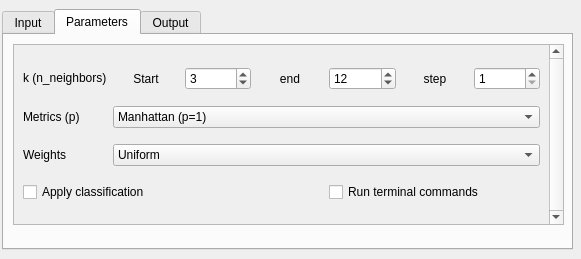
<?xml version="1.0" encoding="UTF-8"?>
<ui version="4.0">
 <class>Dialog</class>
 <widget class="QDialog" name="Dialog">
  <property name="enabled">
   <bool>true</bool>
  </property>
  <property name="geometry">
   <rect>
    <x>0</x>
    <y>0</y>
    <width>581</width>
    <height>259</height>
   </rect>
  </property>
  <property name="sizePolicy">
   <sizepolicy hsizetype="Fixed" vsizetype="Fixed">
    <horstretch>0</horstretch>
    <verstretch>0</verstretch>
   </sizepolicy>
  </property>
  <property name="maximumSize">
   <size>
    <width>581</width>
    <height>259</height>
   </size>
  </property>
  <property name="windowTitle">
   <string>Random Forest Classification</string>
  </property>
  <property name="sizeGripEnabled">
   <bool>false</bool>
  </property>
  <widget class="QTabWidget" name="tabWidget">
   <property name="geometry">
    <rect>
     <x>2</x>
     <y>9</y>
     <width>571</width>
     <height>241</height>
    </rect>
   </property>
   <property name="currentIndex">
    <number>1</number>
   </property>
   <widget class="QWidget" name="tabInput">
    <attribute name="title">
     <string>Input</string>
    </attribute>
    <widget class="QWidget" name="layoutWidget">
     <property name="geometry">
      <rect>
       <x>10</x>
       <y>10</y>
       <width>551</width>
       <height>191</height>
      </rect>
     </property>
     <layout class="QGridLayout" name="gridLayout">
      <item row="0" column="0">
       <widget class="QLabel" name="labelTrain">
        <property name="text">
         <string>Training samples (Points)</string>
        </property>
       </widget>
      </item>
      <item row="9" column="0">
       <widget class="QLineEdit" name="lineEditDataSetPath"/>
      </item>
      <item row="6" column="0">
       <widget class="QLabel" name="labelVal">
        <property name="text">
         <string>Validation samples (Points)</string>
        </property>
       </widget>
      </item>
      <item row="7" column="0">
       <widget class="QComboBox" name="comboBoxVal"/>
      </item>
      <item row="9" column="1">
       <widget class="QPushButton" name="buttonDataSetPath">
        <property name="text">
         <string>...</string>
        </property>
       </widget>
      </item>
      <item row="8" column="0">
       <widget class="QLabel" name="labelDataSet">
        <property name="text">
         <string>Data set path </string>
        </property>
       </widget>
      </item>
      <item row="3" column="1">
       <widget class="QComboBox" name="comboBoxClassTrain"/>
      </item>
      <item row="3" column="0">
       <widget class="QComboBox" name="comboBoxTrain"/>
      </item>
      <item row="0" column="1">
       <widget class="QLabel" name="labelClassTrain">
        <property name="text">
         <string>Class field - Training</string>
        </property>
       </widget>
      </item>
      <item row="7" column="1">
       <widget class="QComboBox" name="comboBoxClassVal"/>
      </item>
      <item row="6" column="1">
       <widget class="QLabel" name="labelClassVal">
        <property name="text">
         <string> Class field - Validation </string>
        </property>
       </widget>
      </item>
     </layout>
    </widget>
   </widget>
   <widget class="QWidget" name="tabParameters">
    <attribute name="title">
     <string>Parameters</string>
    </attribute>
    <widget class="QScrollArea" name="scrollArea">
     <property name="geometry">
      <rect>
       <x>9</x>
       <y>9</y>
       <width>551</width>
       <height>181</height>
      </rect>
     </property>
     <property name="verticalScrollBarPolicy">
      <enum>Qt::ScrollBarAlwaysOn</enum>
     </property>
     <property name="widgetResizable">
      <bool>true</bool>
     </property>
     <widget class="QWidget" name="scrollAreaWidgetContents">
      <property name="geometry">
       <rect>
        <x>0</x>
        <y>0</y>
        <width>535</width>
        <height>185</height>
       </rect>
      </property>
      <layout class="QGridLayout" name="gridLayout_4">
       <item row="0" column="0">
        <layout class="QGridLayout" name="gridLayout_3">
         <item row="5" column="0">
          <widget class="QLabel" name="labelWeights">
           <property name="text">
            <string>Weights</string>
           </property>
          </widget>
         </item>
         <item row="2" column="3">
          <spacer name="verticalSpacer">
           <property name="orientation">
            <enum>Qt::Vertical</enum>
           </property>
           <property name="sizeType">
            <enum>QSizePolicy::Fixed</enum>
           </property>
           <property name="sizeHint" stdset="0">
            <size>
             <width>20</width>
             <height>10</height>
            </size>
           </property>
          </spacer>
         </item>
         <item row="5" column="1" colspan="6">
          <widget class="QComboBox" name="comboBoxWeights">
           <item>
            <property name="text">
             <string>Uniform</string>
            </property>
           </item>
           <item>
            <property name="text">
             <string>Distance</string>
            </property>
           </item>
          </widget>
         </item>
         <item row="1" column="6">
          <widget class="QSpinBox" name="spinBoxStepK">
           <property name="minimum">
            <number>1</number>
           </property>
           <property name="maximum">
            <number>100</number>
           </property>
           <property name="singleStep">
            <number>1</number>
           </property>
           <property name="value">
            <number>1</number>
           </property>
          </widget>
         </item>
         <item row="7" column="0" colspan="2">
          <widget class="QCheckBox" name="checkBoxApplyClas">
           <property name="text">
            <string>Apply classification</string>
           </property>
          </widget>
         </item>
         <item row="1" column="5">
          <widget class="QLabel" name="labelStepK">
           <property name="layoutDirection">
            <enum>Qt::LeftToRight</enum>
           </property>
           <property name="text">
            <string>step</string>
           </property>
           <property name="alignment">
            <set>Qt::AlignCenter</set>
           </property>
          </widget>
         </item>
         <item row="1" column="2">
          <widget class="QSpinBox" name="spinBoxStartK">
           <property name="minimum">
            <number>1</number>
           </property>
           <property name="maximum">
            <number>100</number>
           </property>
           <property name="value">
            <number>3</number>
           </property>
          </widget>
         </item>
         <item row="1" column="1">
          <widget class="QLabel" name="labelStartK">
           <property name="layoutDirection">
            <enum>Qt::LeftToRight</enum>
           </property>
           <property name="text">
            <string>Start</string>
           </property>
           <property name="alignment">
            <set>Qt::AlignCenter</set>
           </property>
          </widget>
         </item>
         <item row="1" column="3">
          <widget class="QLabel" name="labelEndK">
           <property name="text">
            <string>end</string>
           </property>
           <property name="alignment">
            <set>Qt::AlignCenter</set>
           </property>
          </widget>
         </item>
         <item row="7" column="4" colspan="3">
          <widget class="QCheckBox" name="checkBoxRunTer">
           <property name="text">
            <string>Run terminal commands</string>
           </property>
          </widget>
         </item>
         <item row="1" column="4">
          <widget class="QSpinBox" name="spinBoxEndK">
           <property name="minimum">
            <number>1</number>
           </property>
           <property name="maximum">
            <number>100</number>
           </property>
           <property name="value">
            <number>12</number>
           </property>
          </widget>
         </item>
         <item row="1" column="0">
          <widget class="QLabel" name="labelkNN">
           <property name="maximumSize">
            <size>
             <width>16777215</width>
             <height>20</height>
            </size>
           </property>
           <property name="sizeIncrement">
            <size>
             <width>0</width>
             <height>0</height>
            </size>
           </property>
           <property name="baseSize">
            <size>
             <width>0</width>
             <height>0</height>
            </size>
           </property>
           <property name="text">
            <string>k (n_neighbors)</string>
           </property>
          </widget>
         </item>
         <item row="3" column="1" colspan="6">
          <widget class="QComboBox" name="comboBoxMetric">
           <item>
            <property name="text">
             <string>Manhattan (p=1)</string>
            </property>
           </item>
           <item>
            <property name="text">
             <string>Euclidean (p=2)</string>
            </property>
           </item>
           <item>
            <property name="text">
             <string>Minkowski (p=3)</string>
            </property>
           </item>
          </widget>
         </item>
         <item row="3" column="0">
          <widget class="QLabel" name="labelMetric">
           <property name="text">
            <string>Metrics (p)</string>
           </property>
          </widget>
         </item>
         <item row="6" column="3">
          <spacer name="verticalSpacer_3">
           <property name="orientation">
            <enum>Qt::Vertical</enum>
           </property>
           <property name="sizeType">
            <enum>QSizePolicy::Fixed</enum>
           </property>
           <property name="sizeHint" stdset="0">
            <size>
             <width>20</width>
             <height>10</height>
            </size>
           </property>
          </spacer>
         </item>
         <item row="4" column="3">
          <spacer name="verticalSpacer_2">
           <property name="orientation">
            <enum>Qt::Vertical</enum>
           </property>
           <property name="sizeType">
            <enum>QSizePolicy::Fixed</enum>
           </property>
           <property name="sizeHint" stdset="0">
            <size>
             <width>20</width>
             <height>10</height>
            </size>
           </property>
          </spacer>
         </item>
        </layout>
       </item>
      </layout>
     </widget>
    </widget>
   </widget>
   <widget class="QWidget" name="tabOutput">
    <attribute name="title">
     <string>Output</string>
    </attribute>
    <widget class="QWidget" name="layoutWidget">
     <property name="geometry">
      <rect>
       <x>10</x>
       <y>10</y>
       <width>551</width>
       <height>213</height>
      </rect>
     </property>
     <layout class="QGridLayout" name="gridLayout_2">
      <item row="1" column="1">
       <widget class="QPushButton" name="buttonAssessFile">
        <property name="text">
         <string>...</string>
        </property>
       </widget>
      </item>
      <item row="4" column="0" colspan="2">
       <layout class="QGridLayout" name="gridLayout_5">
        <item row="0" column="0">
         <widget class="QPushButton" name="buttonCancel">
          <property name="text">
           <string>Cancel</string>
          </property>
         </widget>
        </item>
        <item row="0" column="2">
         <widget class="QPushButton" name="buttonRun">
          <property name="text">
           <string>Run</string>
          </property>
         </widget>
        </item>
        <item row="0" column="1">
         <spacer name="horizontalSpacer">
          <property name="orientation">
           <enum>Qt::Horizontal</enum>
          </property>
          <property name="sizeHint" stdset="0">
           <size>
            <width>40</width>
            <height>20</height>
           </size>
          </property>
         </spacer>
        </item>
        <item row="1" column="0" colspan="3">
         <widget class="QProgressBar" name="progressBar">
          <property name="value">
           <number>0</number>
          </property>
         </widget>
        </item>
       </layout>
      </item>
      <item row="0" column="0" colspan="2">
       <widget class="QLabel" name="labelRFC">
        <property name="text">
         <string>Text path - k-NN assessment file</string>
        </property>
       </widget>
      </item>
      <item row="5" column="0" colspan="2">
       <widget class="QLabel" name="labelAux">
        <property name="text">
         <string/>
        </property>
       </widget>
      </item>
      <item row="2" column="0">
       <widget class="QLabel" name="labelOutClass">
        <property name="text">
         <string>Classification path</string>
        </property>
       </widget>
      </item>
      <item row="1" column="0">
       <widget class="QLineEdit" name="lineEditAssessFile"/>
      </item>
      <item row="3" column="0">
       <widget class="QLineEdit" name="lineEditOutClass"/>
      </item>
      <item row="3" column="1">
       <widget class="QPushButton" name="buttonOutClass">
        <property name="text">
         <string>...</string>
        </property>
       </widget>
      </item>
     </layout>
    </widget>
   </widget>
  </widget>
 </widget>
 <resources/>
 <connections/>
</ui>
